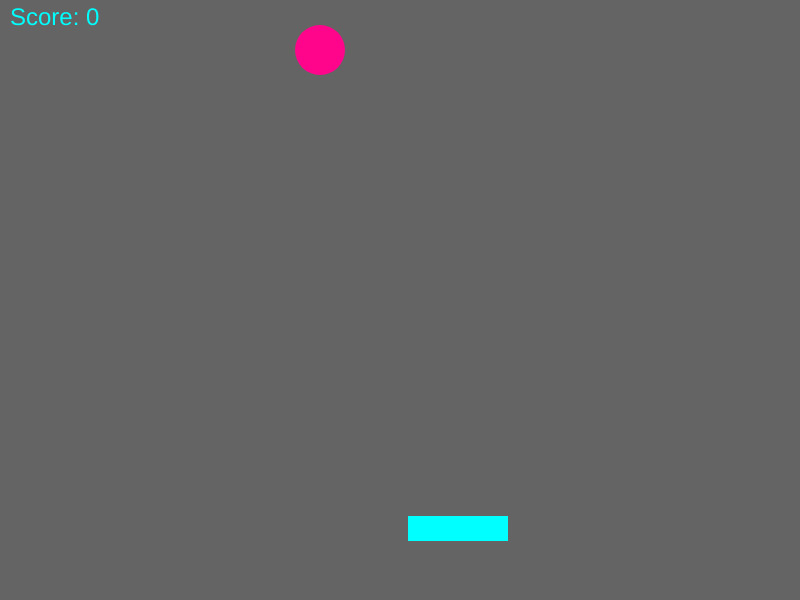
Frame 1 (no input)
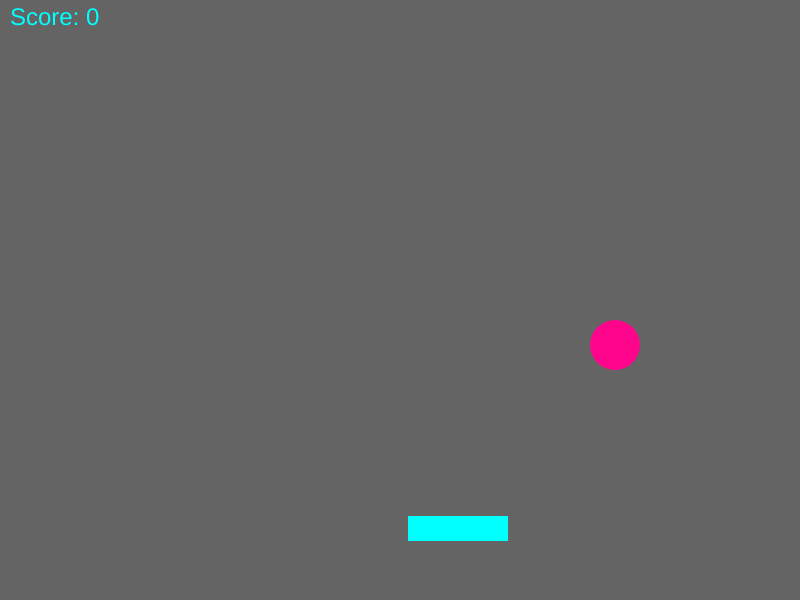
Frame 60 (no input)
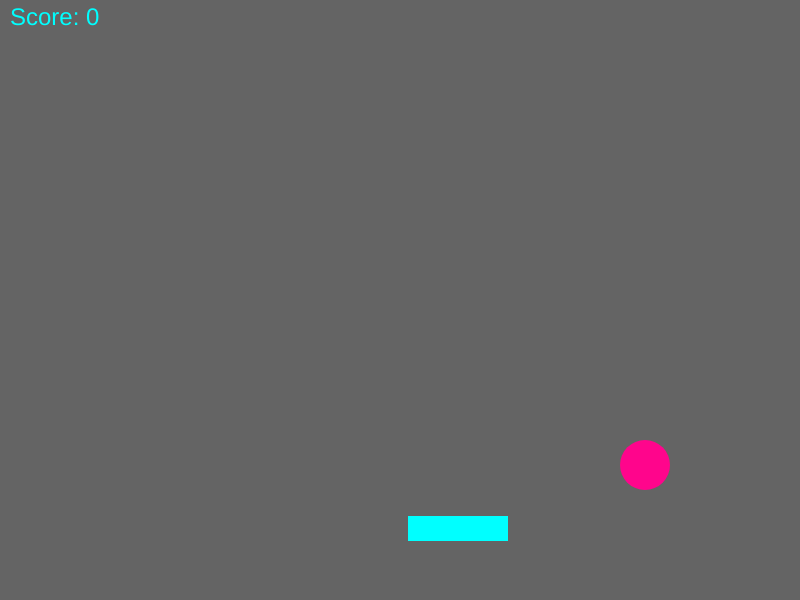
Frame 120 (the mouse pressed at the canvas centre since frame 60)

The p5.js sketch that drew these frames (run headless with seeded random() and noise() and a simulated clock; from frame 60 on, the mouse is pressed at the canvas centre):

// p5.js sketch
// ── sketch.js
var xBall = Math.floor(Math.random() * 300) + 50;
var yBall = 50;
var diameter = 50;

var xBallChange = 5;
var yBallChange = 5;

var xPaddle;
var yPaddle;
var paddleWidth = 100;
var paddleHeight = 25;

var started = false;

var score = 0;

function setup() {
    createCanvas(800,600);
  }
  function draw() {
    background(100);
fill(255, 5, 140);
noStroke();
ellipse(xBall, yBall, diameter, diameter);
xBall += xBallChange;
yBall += yBallChange;
if (xBall < diameter/2 || 
    xBall > 800 - 0.5*diameter) {
xBallChange *= -1;
}
if (yBall < diameter/2 || 
   yBall > 600 - diameter) {
yBallChange *= -1;
}
if ((xBall > xPaddle &&
    xBall < xPaddle + paddleWidth) &&
    (yBall + (diameter/2) >= yPaddle)) {
xBallChange *= -1;
yBallChange *= -1;
score++;
}
if (!started) {
    xPaddle = windowWidth / 2;
    yPaddle = windowHeight - 100;
    started = true;
  }
  fill(0, 255, 255);
noStroke();
rect(xPaddle, yPaddle, paddleWidth, paddleHeight);
fill(0, 255, 255);
textSize(24);
text("Score: " + score, 10, 25);
  }
  function keyPressed() {
  if (keyCode === LEFT_ARROW) {
    xPaddle -= 50;
  } else if (keyCode === RIGHT_ARROW) {
    xPaddle += 50;
  }
}
